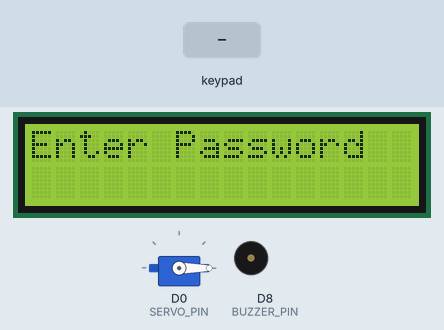
This sketch was run on a simulated ESP8266 (NodeMCU). Parts: 16×2 character LCD, servo, buzzer (waves = sounding, pin HIGH). Inputs (shaded band) come from the test bench. What the sketch prints to the serial monitor is not drawn.

Above: at 1.2 s.
1.3 s: keypad keys 1 0 2 1 # pressed 0.4 s apart
At 5.3 s:
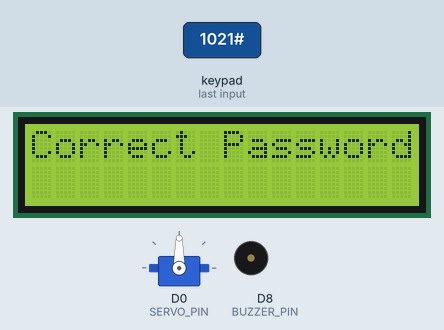
7.8 s: key '#' pressed
10.8 s: key '1' pressed
13.8 s: keypad keys 1 0 2 1 pressed 0.4 s apart
At 16.4 s:
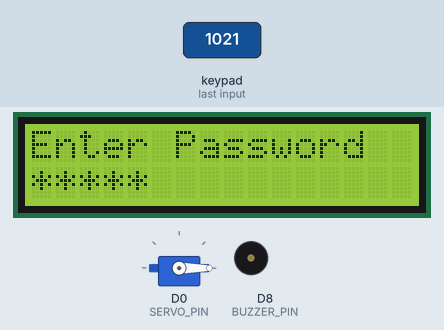
16.9 s: keypad keys 1 0 2 1 * pressed 0.4 s apart
At 17.11 s:
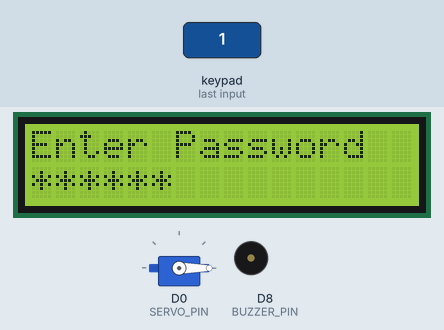
20.4 s: key '2' pressed
At 20.9 s:
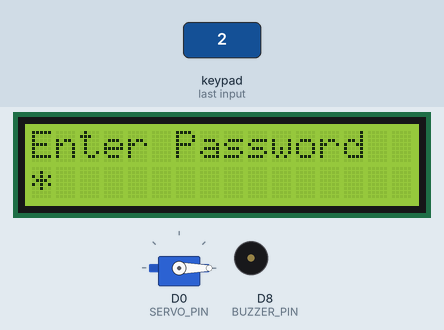
Timing chart, 0 to 22.9 s (numbered marks = the images above; inputs shaded):
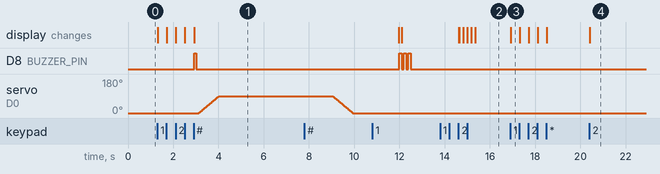

Measured:
- after the input at 1.3 s, D8 (BUZZER_PIN): LOW → HIGH after 1.6 s, → LOW 0.10 s later; servo on D0 (SERVO_PIN): moves from 0° to 90° over 0.89 s, starting after 1.8 s; the display: first changes at once (image 1 shows a later state)
- after the input at 13.8 s, the display: first differs from a run without the input after 1.0 s (image 2 shows a later state)
- after the input at 16.9 s, the display: changes at once (image 3)
- after the input at 20.4 s, the display: changes at once (image 4)

The sketch:

Keypad_display_screen.ino
```cpp
/****************************key press display working code********************************/
/*#include <Wire.h>
#include <Keypad.h>
#include <LiquidCrystal_I2C.h>

// Define keypad size
const byte ROWS = 4;
const byte COLS = 3;

// Define keypad row and column pin connections (NodeMCU example)
byte rowPins[ROWS] = {D1, D2, D3, D4};  // R1, R2, R3, R4
byte colPins[COLS] = {D5, D6, D7};      // C1, C2, C3

// Define key layout
char keys[ROWS][COLS] = {
  {'1','2','3'},
  {'4','5','6'},
  {'7','8','9'},
  {'*','0','#'}
};

// Initialize keypad
Keypad keypad = Keypad(makeKeymap(keys), rowPins, colPins, ROWS, COLS);

// Initialize the LCD with I2C address 0x27
LiquidCrystal_I2C lcd(0x27, 16, 2);

void setup() {
  Serial.begin(9600);
  lcd.init();            // Correct initialization for I2C LCD
  lcd.backlight();       // Turn on backlight
  lcd.setCursor(0, 0);   // Set cursor at top left
  lcd.print("Press a key"); // Display message
}

void loop() {
  char key = keypad.getKey(); // Read keypad

  if (key) {
    lcd.clear();              // Clear display
    lcd.setCursor(0, 0);      // Reset cursor
    lcd.print("Pressed: ");   // Show label
    lcd.print(key);           // Show pressed key
    Serial.println(key);      // Print to Serial Monitor
  }
}*/


/******************buzzer code****************/
/*#include <Wire.h>
#include <Keypad.h>
#include <LiquidCrystal_I2C.h>

// Keypad setup
const byte ROWS = 4;
const byte COLS = 3;

byte rowPins[ROWS] = {D1, D2, D3, D4};
byte colPins[COLS] = {D5, D6, D7};

char keys[ROWS][COLS] = {
  {'1','2','3'},
  {'4','5','6'},
  {'7','8','9'},
  {'*','0','#'}
};

Keypad keypad = Keypad(makeKeymap(keys), rowPins, colPins, ROWS, COLS);

// LCD setup
LiquidCrystal_I2C lcd(0x27, 16, 2);

// Buzzer pin setup
#define BUZZER_PIN D8  // Connect buzzer + to this pin, - to GND

void setup() {
  Serial.begin(9600);
  lcd.init();
  lcd.backlight();
  lcd.setCursor(0, 0);
  lcd.print("Press a key");

  pinMode(BUZZER_PIN, OUTPUT); // Set buzzer pin as output
  digitalWrite(BUZZER_PIN, LOW); // Ensure buzzer is off at start
}

void loop() {
  char key = keypad.getKey();

  if (key) {
    lcd.clear();
    lcd.setCursor(0, 0);
    lcd.print("Pressed: ");
    lcd.print(key);
    Serial.println(key);

    // Turn on buzzer briefly
    digitalWrite(BUZZER_PIN, HIGH);
    delay(100);  // Buzzer on for 100 ms
    digitalWrite(BUZZER_PIN, LOW);
  }
}*/

/*******servo tested code******/
/*#include <Servo.h>

Servo myServo;

void setup() {
  myServo.attach(D0);
  Serial.begin(9600);
  Serial.println("Servo Test Start");
}

void loop() {
  myServo.write(0);     // Move to 0 degrees
  delay(1000);
  myServo.write(90);    // Move to 90 degrees
  delay(1000);
  myServo.write(180);   // Move to 180 degrees
  delay(1000);
}*/


/*************servo connected code*****************/
#include <Wire.h>
#include <Keypad.h>
#include <LiquidCrystal_I2C.h>
#include <Servo.h>

// LCD setup
LiquidCrystal_I2C lcd(0x27, 16, 2);

// Keypad setup
const byte ROWS = 4;
const byte COLS = 3;
char keys[ROWS][COLS] = {
  {'1','2','3'},
  {'4','5','6'},
  {'7','8','9'},
  {'*','0','#'}
};
byte rowPins[ROWS] = {D1, D2, D3, D4};
byte colPins[COLS] = {D5, D6, D7};

Keypad keypad = Keypad(makeKeymap(keys), rowPins, colPins, ROWS, COLS);

// Servo and buzzer
Servo myServo;
#define SERVO_PIN D0     // Use a safe pin
#define BUZZER_PIN D8

String password = "1021";
String input = "";

void setup() {
  Serial.begin(115200);
  lcd.init();
  lcd.backlight();
  lcd.setCursor(0, 0);
  lcd.print("Enter Password");

  myServo.attach(SERVO_PIN);
  myServo.write(0); // Stop servo initially

  pinMode(BUZZER_PIN, OUTPUT);
  digitalWrite(BUZZER_PIN, LOW);
}

void loop() {
  char key = keypad.getKey();

  if (key) {
    if (key == '#') {
      if (input == password) {
        lcd.clear();
        lcd.print("Correct Password");
        Serial.println("Access Granted");
        buzz(1);
        openDoor();
      } else {
        lcd.clear();
        lcd.print("Wrong Password");
        Serial.println("Access Denied");
        buzz(3);
      }
      input = "";
      delay(2000);
      lcd.clear();
      lcd.print("Enter Password");
    } else if (key == '*') {
      input = "";
      lcd.clear();
      lcd.print("Enter Password");
    } else {
      if (input.length() < 16) {
        input += key;
        lcd.setCursor(0, 1);
        for (int i = 0; i < input.length(); i++) {
          lcd.print("*");
        }
      }
    }
  }
}

void buzz(int times) {
  for (int i = 0; i < times; i++) {
    digitalWrite(BUZZER_PIN, HIGH);
    delay(100);
    digitalWrite(BUZZER_PIN, LOW);
    delay(100);
  }
}


void openDoor() {
  // Smoothly open from 0 to 180 degrees
  for (int pos = 0; pos <= 90; pos++) {
    myServo.write(pos);
    delay(10);  // Adjust speed of opening
  }

  delay(5000);  // Keep door open for 5 seconds

  // Smoothly close from 180 to 0 degrees
  for (int pos = 90; pos >= 0; pos--) {
    myServo.write(pos);
    delay(10);  // Adjust speed of closing
  }

  myServo.write(0);  // Ensure it's fully closed
}


/***********************************************************/

/*void openDoor() {
  myServo.write(0);     // Rotate servo (open)
  delay(500);           // Rotate briefly (adjust for desired turn)
 //myServo.write(90);    // Stop rotation
 //delay(500);         // Wait for 5 seconds
  myServo.write(180);   // Rotate in opposite direction (close)
  delay(500);
   //myServo.write(360);   // Rotate in opposite direction (close)
  //delay(500);         // Rotate briefly
  myServo.write(0);    // Stop rotation again
}*/


/*void openDoor() {
  myServo.write(90);       // Rotate to 90 degrees (open position)
  delay(5000);             // Wait for 5 seconds with door open

  // Slowly return to 0 degrees (closed position)
  for (int pos = 90; pos >= 0; pos--) {
    myServo.write(pos);
    delay(15);             // Controls speed; increase for slower movement
  }

  myServo.write(0);        // Ensure it's fully closed
}*/


/*void openDoor() {
  // Smoothly open to 90 degrees
  for (int pos = 0; pos <= 90; pos++) {
    myServo.write(pos);
    delay(15);
  }

  delay(5000);  // Wait while door remains open

  // Smoothly close to 0 degrees
  for (int pos = 90; pos >= 0; pos--) {
    myServo.write(pos);
    delay(15);
  }

  myServo.write(0); // Ensure fully closed
}*/
```
